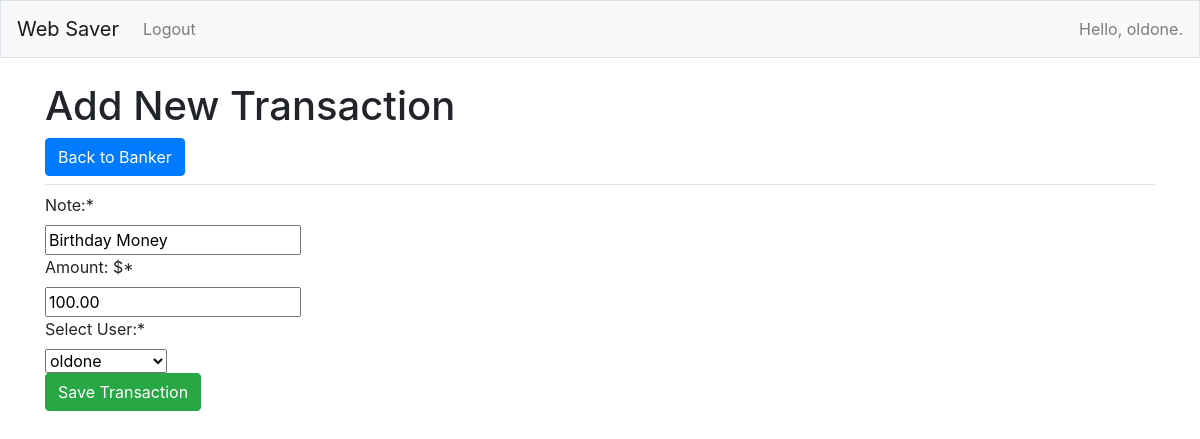
Screenshot of /edit_transaction/2/ (signed in) with the database file from the repository.
### web_save_app/models.py (models this page shows)
class Transaction(models.Model):
	cat_choices = Choices('save','spend','give','goal')
	amount = models.DecimalField(max_digits = 10, decimal_places= 2)
	note = models.CharField(max_length=80)
	date_added = models.DateTimeField(auto_now_add=True)
	user_id = models.ForeignKey(User,on_delete = models.CASCADE)
	is_goal = models.BooleanField(default = False)
	goal_id = models.ForeignKey(Goal,on_delete= models.CASCADE, blank= True, null= True)
	category = models.CharField(max_length=20, choices = cat_choices, default = cat_choices.save)

### web_save_app/views.py (the view)
# urls.py: path('edit_transaction/<int:transaction_id>/',views.edit_transaction, name = 'edit_transaction'),
@login_required
def edit_transaction(request, transaction_id):
	transaction = Transaction.objects.get(id=transaction_id)
	if request.method != 'POST':
		form = TransactionForm(instance=transaction)
	else:
		form = TransactionForm(instance=transaction,data=request.POST)
		if form.is_valid():
			form.save()
			return redirect('web_save_app:banker')
	context={'form':form}
	return render(request,'web_save_app/new_transaction.html',context)

### web_save_app/forms.py
class TransactionForm(forms.ModelForm):
	def __init__(self, *args, **kwargs):
		super(TransactionForm, self).__init__(*args, **kwargs)
		self.fields['amount'].widget.attrs['min'] = .01
		self.fields['amount'].decimal_places = 2
	category = 'save'
	class Meta:
		model = Transaction
		fields = ['note', 'amount', 'user_id']
		labels = {'note': 'Note:', 'amount':'Amount: $',
				 'user_id':'Select User:'}

### web_save_app/templates/web_save_app/new_transaction.html (shortened to what this page needs)
{% extends 'web_save_app/base.html' %}
{% block page_header %}
	<h1>Add New Transaction</h1>
	<a class="btn btn-primary" href="{% url 'web_save_app:banker' %}" role="button">Back to Banker</a>
{% endblock page_header %}
{% load crispy_forms_tags %}
{% block content %}
	<form action ="{% url 'web_save_app:new_transaction' %}" method='post'>
		{{ form|crispy }}
		<button type = "submit" class="btn btn-success">Save Transaction</button>
	</form>
{% endblock content %}

### web_save_app/templates/web_save_app/base.html (shortened to what this page needs)
{% load bootstrap4 %}
<!doctype html>
<html lang="en">
<head>
	{% bootstrap_css %}
</head>
<body>
	<nav class="navbar navbar-expand-md navbar-light bg-light mb-4 border">
		<a class="navbar-brand" href="{% url 'web_save_app:index'%}">Web Saver</a>
		<div class="collapse navbar-collapse" id="navbarCollapse">
			{% if user.is_authenticated %}
			<ul class="navbar-nav mr-auto">
				<li class="nav-item">
				<a class="nav-link"
					href="{% url 'web_save_app:logout' %}">
				Logout</a></li>
			</ul>
			<ul class="navbar-nav ml-auto">
				<li class="nav-item">
					<span class="navbar-text"}>Hello, {{ user.username }}.</span>
				</li>
			{% else %}
			<ul class="navbar-nav mr-auto">
				<li class="nav-item">
				<a class="nav-link"
					href="{% url 'web_save_app:login' %}">
				Login</a></li>
		{% endif %}
			</ul>
		</div>
	</nav>
	<main role="main" class="container">
		<div class="pb-2 mb-2 border-bottom">
			{% block page_header %}{% endblock page_header %}
		</div>
		<div>
			{% block content %}{% endblock content %}
		</div>
	</main>
</body>
</html>

### rows the page displays
Transaction: note "Birthday Money", amount "100.00", user_id "oldone"

### other values shown
{{ user.username }} "oldone"
